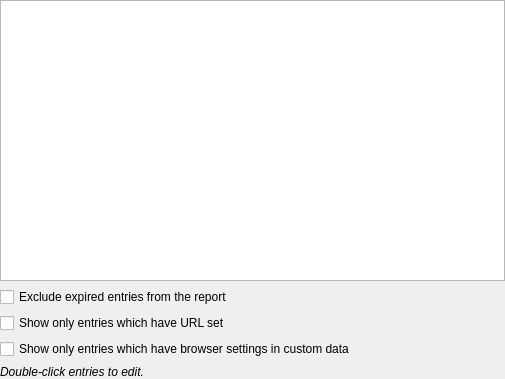
<?xml version="1.0" encoding="UTF-8"?>
<ui version="4.0">
 <class>ReportsWidgetBrowserStatistics</class>
 <widget class="QWidget" name="ReportsWidgetBrowserStatistics">
  <property name="geometry">
   <rect>
    <x>0</x>
    <y>0</y>
    <width>505</width>
    <height>379</height>
   </rect>
  </property>
  <layout class="QVBoxLayout" name="verticalLayout" stretch="0,0,0,0">
   <property name="leftMargin">
    <number>0</number>
   </property>
   <property name="topMargin">
    <number>0</number>
   </property>
   <property name="rightMargin">
    <number>0</number>
   </property>
   <property name="bottomMargin">
    <number>0</number>
   </property>
   <item>
    <widget class="QTableView" name="browserStatisticsTableView">
     <property name="contextMenuPolicy">
      <enum>Qt::CustomContextMenu</enum>
     </property>
     <property name="editTriggers">
      <set>QAbstractItemView::NoEditTriggers</set>
     </property>
     <property name="showDropIndicator" stdset="0">
      <bool>false</bool>
     </property>
     <property name="alternatingRowColors">
      <bool>true</bool>
     </property>
     <property name="selectionBehavior">
      <enum>QAbstractItemView::SelectRows</enum>
     </property>
     <property name="textElideMode">
      <enum>Qt::ElideMiddle</enum>
     </property>
     <property name="sortingEnabled">
      <bool>true</bool>
     </property>
     <attribute name="horizontalHeaderStretchLastSection">
      <bool>true</bool>
     </attribute>
     <attribute name="verticalHeaderVisible">
      <bool>false</bool>
     </attribute>
    </widget>
   </item>
   <item>
    <widget class="QCheckBox" name="excludeExpired">
     <property name="text">
      <string>Exclude expired entries from the report</string>
     </property>
    </widget>
   </item>
   <item>
    <widget class="QCheckBox" name="showEntriesWithUrlOnlyCheckBox">
     <property name="text">
      <string>Show only entries which have URL set</string>
     </property>
    </widget>
   </item>
   <item>
    <widget class="QCheckBox" name="showConnectedOnlyCheckBox">
     <property name="text">
      <string>Show only entries which have browser settings in custom data</string>
     </property>
    </widget>
   </item>
   <item>
    <widget class="QLabel" name="tipLabel">
     <property name="font">
      <font>
       <italic>true</italic>
      </font>
     </property>
     <property name="text">
      <string>Double-click entries to edit.</string>
     </property>
    </widget>
   </item>
  </layout>
 </widget>
 <tabstops>
  <tabstop>browserStatisticsTableView</tabstop>
  <tabstop>excludeExpired</tabstop>
  <tabstop>showEntriesWithUrlOnlyCheckBox</tabstop>
  <tabstop>showConnectedOnlyCheckBox</tabstop>
 </tabstops>
 <resources/>
 <connections/>
</ui>
